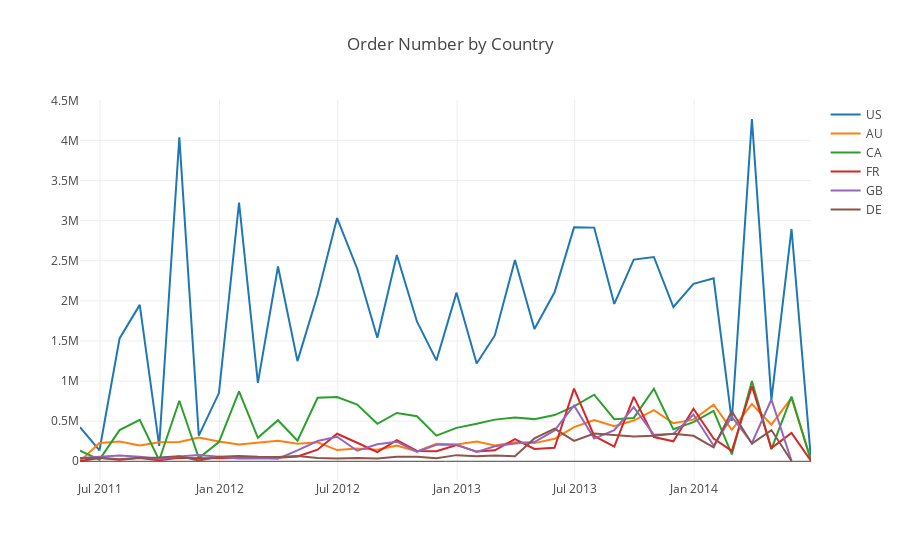

Notebook code cell kept with this figure:
### Code cell
data_US=go.Scatter(x=df_US.index,
    y= df_US['TotalDue'],name='US')
data_AU=go.Scatter(x=df_AU.index,
    y= df_AU['TotalDue'],name='AU')
data_CA=go.Scatter(x=df_CA.index,
    y= df_CA['TotalDue'],name='CA')
data_FR=go.Scatter(x=df_AU.index,
    y= df_FR['TotalDue'],name='FR')
data_GB=go.Scatter(x=df_US.index,
    y= df_GB['TotalDue'],name='GB')
data_DE=go.Scatter(x=df_AU.index,
    y= df_DE['TotalDue'],name='DE')

data=[data_US,data_AU,data_CA,data_FR,data_GB,data_DE]
layout=go.Layout(title="Order Number by Country")
fig=go.Figure(data, layout)
iplot(fig)
